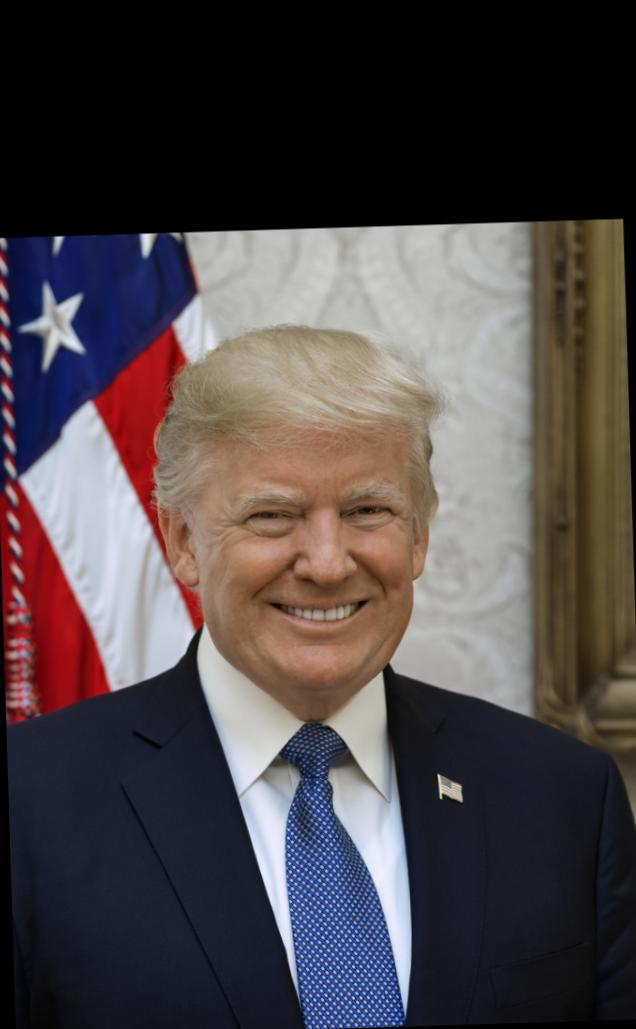
#> input picture 2/media/harrump/aligned_trump.jpg, 636 x 1029 px, found by its file name; its folder holds 4 pictures in this run
$ python display_frequencies.py
#> lines starting #> are read from the running program, lines starting #| are printed output that depends on the picture
import math
import numpy as np
import matplotlib.pyplot as plt
import skimage.transform as sktr
import skimage as sk
import skimage.io as skio
from filters import *

def disp_freq(imname):
#> called with imname = 'aligned_trump.jpg'
    input_path = f'{directory}/{imname}'
    # output_path = f'spline/aligned_{imname}'
    im = (skio.imread(input_path))
#> im is the input picture: shape (1029, 636, 3); mean R, G, B 78, 70.2, 72.3
    gray_image = sk.color.rgb2gray(im)
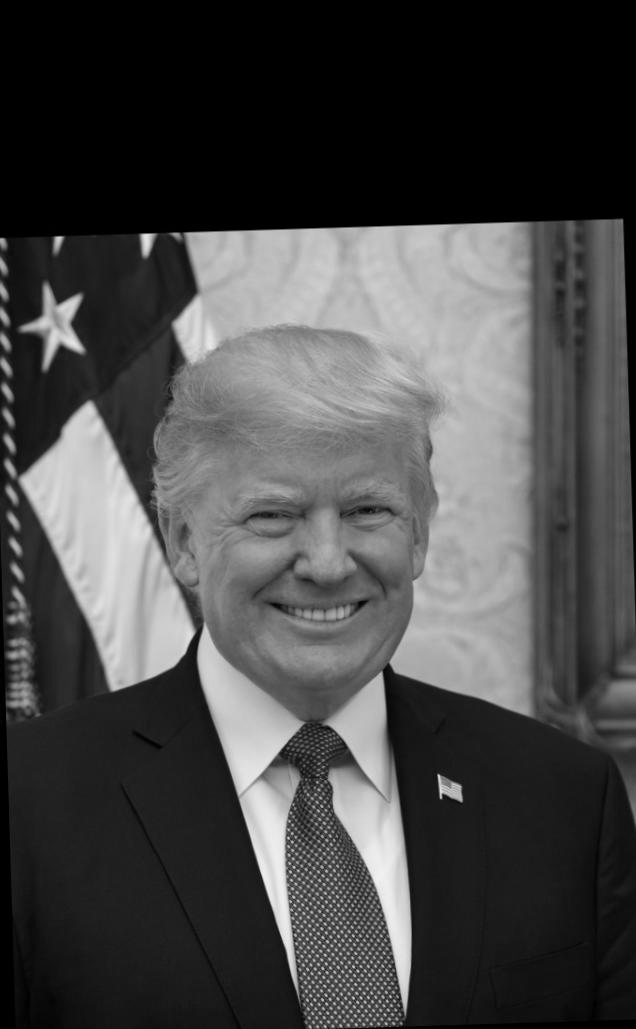
#> gray_image: shape (1029, 636) float64; min 0, max 0.954, mean 0.282

    freq = np.log(np.abs(np.fft.fftshift(np.fft.fft2(gray_image))))
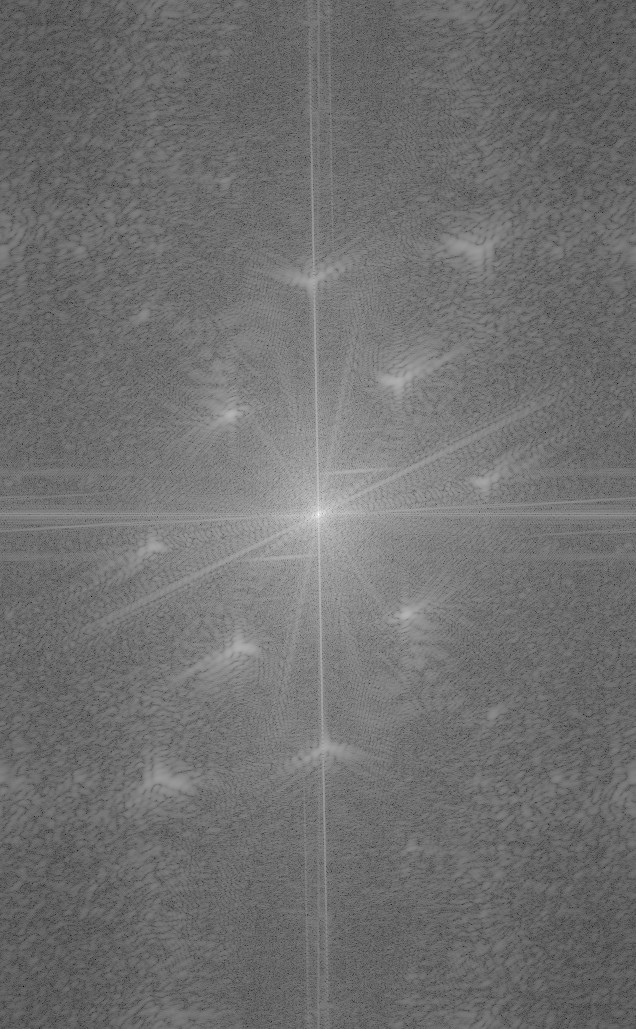
#> freq: shape (1029, 636) float64; min -6.27, max 12.13, mean 1.83; drawn with min black and max white
#> (the run stopped early here; a loop or call above may not have finished)

$ run again, on 2/media/harrump frequencies/aligned_trump.jpg
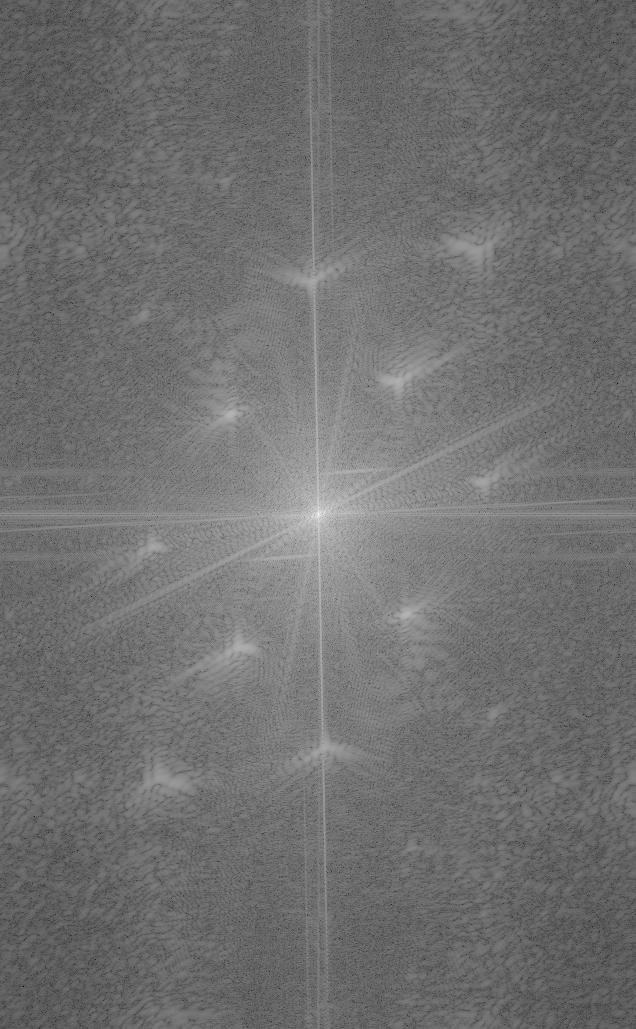
#> input picture 2/media/harrump frequencies/aligned_trump.jpg, 636 x 1029 px, found by its file name
#> in disp_freq, im is the input picture: shape (1029, 636); min 11, max 249, mean 111.8
#> in disp_freq, `freq = np.log(np.abs(np.fft.fftshift(np.fft.fft2(gray_image))))`:
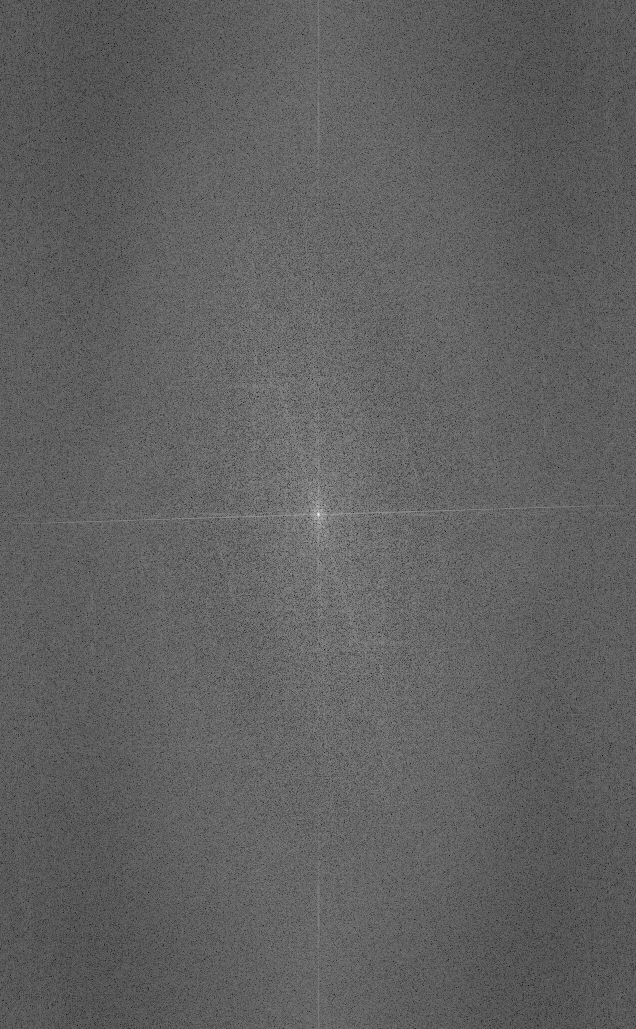
#> freq: shape (1029, 636) float64; min 1.98, max 18.11, mean 8.1; drawn with min black and max white
